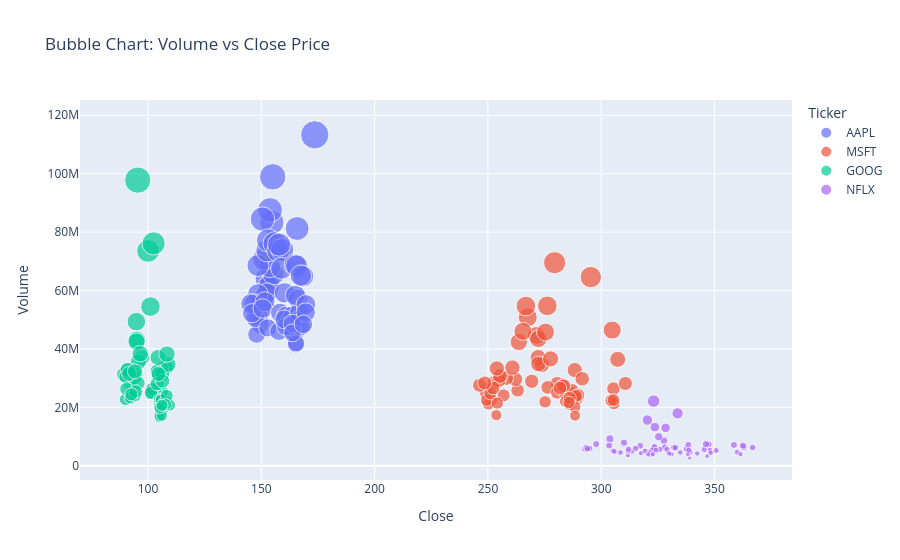

Notebook cell for this chart:
### Code cell
#  Bubble Chart: Volume vs Close Price ---
fig_bubble = px.scatter(
    df,
    x="Close",
    y="Volume",
    size="Volume",
    color="Ticker",
    title="Bubble Chart: Volume vs Close Price"
)
fig_bubble.show()
